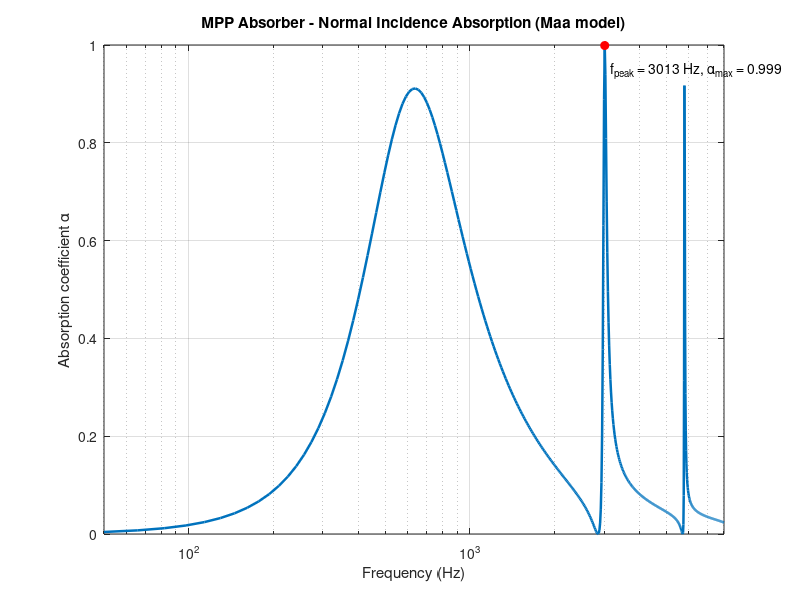

Write MATLAB code to recreate this figure.
% Reference papers used for verification:
% 1. Maa, D.-Y. (1975). "Theory and Design of Microperforated Panel
%    Sound-Absorbing Constructions." Scientia Sinica, XVIII, 55-71.
% 2. Maa, D.-Y. (1989). "Microperforated-Panel Wideband Absorbers."
%    Noise Control Engineering Journal, 29(3), 77-84.
% 3. Maa, D.-Y. (1998). "Potential of Microperforated Panel Absorber."
%    J. Acoust. Soc. Am., 104(5), 2861-2866.
% 
% Note: papers 1 and 2 agree with each other on every coefficient below.
% Paper 3 (1998) contains two apparent typos relative to both. The script
% follows the 1975/1989 (majority, mutually consistent) versions.
% 
% Errors fixed:
% -------------
% 1. Perforate constant k (Maa Eq. 6)
%    Wrong:   k = d*sqrt(omega*rho0/(eta/4))
%    Correct: k = d*sqrt(omega*rho0/(4*eta))
%    The eta/4 vs 4*eta swap made k 4x too large (16x too large inside
%    the sqrt). This was a typing error, not a paper discrepancy.
% 
% 2. Resistance coefficient k_r (Maa 1975 Eq.14 / 1989 Eq.10)
%    Wrong:   k_r = sqrt(1+k^2/32) + (sqrt(2)/32)*k*(d/t)
%    Correct: k_r = sqrt(1+k^2/32) + (sqrt(2)/8)*k*(d/t)
%    The 1998 paper prints sqrt(2)/32; both 1975 and 1989 print sqrt(2)/8.
%    Treated as a typo in the 1998 paper.
% 
% 3. Mass reactance coefficient k_m (Maa 1975 Eq.15 / 1989 Eq.11)
%    Wrong:   k_m = 1 + (1+k^2/2)^(-1/2) + 0.85*(d/t)
%    Correct: k_m = 1 + 1/sqrt(9+k^2/2) + 0.85*(d/t)
%    The 1998 paper's denominator is missing the "9" (prints 1+k^2/2
%    instead of 9+k^2/2); both 1975 and 1989 have the "9".

clear
clc
f = linspace(50, 8000, 500);   % [Hz]
omega = 2*pi*f;
% Air properties -----------------
rho0   = 1.213;        % air density [kg/m^3]
c0     = 342.2;        % speed of sound [m/s]
eta    = 1.789e-5;     % dynamic viscosity of air [Pa*s]

% MPP parameters -----------------
t      = 0.5e-3;       % panel thickness [m]
d      = 0.5e-3;       % hole diameter [m]
sigma  = 1E-02;        % perforation ratio
D      = 0.06;         % air cavity depth behind panel [m]
k = d .* sqrt(omega*rho0/(4*eta));   % (Maa Eq. 6)
k_r = sqrt(1 + k.^2/32) + (sqrt(2)/8).*k.*(d/t); % (Maa Eq. 5a)  <-- FIXED: was sqrt(2)/32, should be sqrt(2)/8

% Normalized resistance r 
r = (32*eta*t)./(sigma*rho0*c0*d^2) .* k_r;  % (Maa Eq. 5a)
k_m = 1 + 1./sqrt(9 + k.^2/2) + 0.85*(d/t); % (Maa Eq. 5b)  <-- FIXED: was (1+k^2/2)^-1/2, should be 1/sqrt(9+k^2/2)
omega_m = (omega*t)./(sigma*c0) .* k_m; % (Maa Eq. 5b)

% Cavity reactance term
cavity_term = cot(omega.*D./c0);

% Normal-incidence absorption coefficient -------
alpha = 4*r ./ ( (1+r).^2 + (omega_m - cavity_term).^2 );  % (Maa Eq. 9)

% Plot -----------------
figure('Color','w');
semilogx(f, alpha, 'LineWidth', 1.8);
grid on;
xlabel('Frequency (Hz)');
ylabel('Absorption coefficient \alpha');
title('MPP Absorber - Normal Incidence Absorption (Maa model)');
ylim([0 1]);
xlim([f(1) f(end)]);
% Annotate peak
[alpha_max, idx_max] = max(alpha);
hold on;
plot(f(idx_max), alpha_max, 'ro', 'MarkerFaceColor','r');
text(f(idx_max), alpha_max-0.05, ...
    sprintf('  f_{peak} = %.0f Hz, \\alpha_{max} = %.3f', f(idx_max), alpha_max));
%% ---------------- Print summary -----------------------------------
fprintf('--- MPP Parameters ---\n');
fprintf('Thickness t     = %.3f mm\n', t*1e3);
fprintf('Hole diameter d = %.3f mm\n', d*1e3);
fprintf('Perforation ratio sigma = %.2f %%\n', sigma*100);
fprintf('Cavity depth D  = %.1f mm\n', D*1e3);
fprintf('--- Result ---\n');
fprintf('Peak absorption alpha_max = %.3f at f = %.1f Hz\n', alpha_max, f(idx_max));
